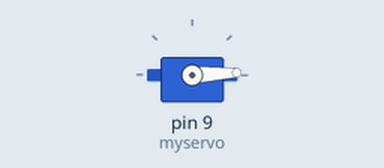
Simulated run of this sketch. Board: Arduino Uno, built with avr-gcc and run on an emulated ATmega328P. Parts: servo.

Above: at 0.05 s.
At 0.85 s:
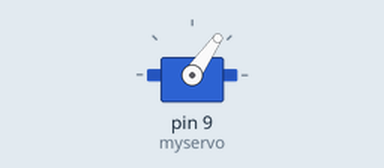
At 1.7 s:
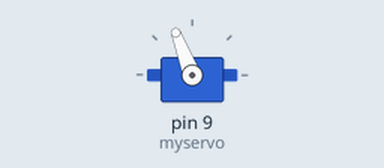
At 3.4 s:
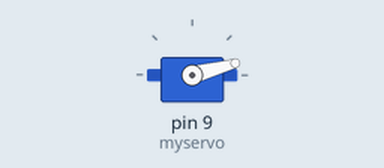
Timing chart, 0 to 6.0 s (numbered marks = the images above):
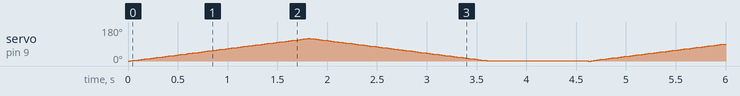

The sketch:

sketch_dec06f.ino
```cpp
#include <Servo.h>

Servo myservo;

void setup() {
  // put your setup code here, to run once:
  myservo.attach(9);
}
int i ;
void loop() {
  // put your main code here, to run repeatedly:
  for (i = 0; i < 120; ++i){
    myservo.write(i);
    delay(15);
  }
  if(i == 120){
    for(i = 120 ; i>0; --i){
      myservo.write(i);
    delay(15);
    }
  }
  delay(1000);
}
```
